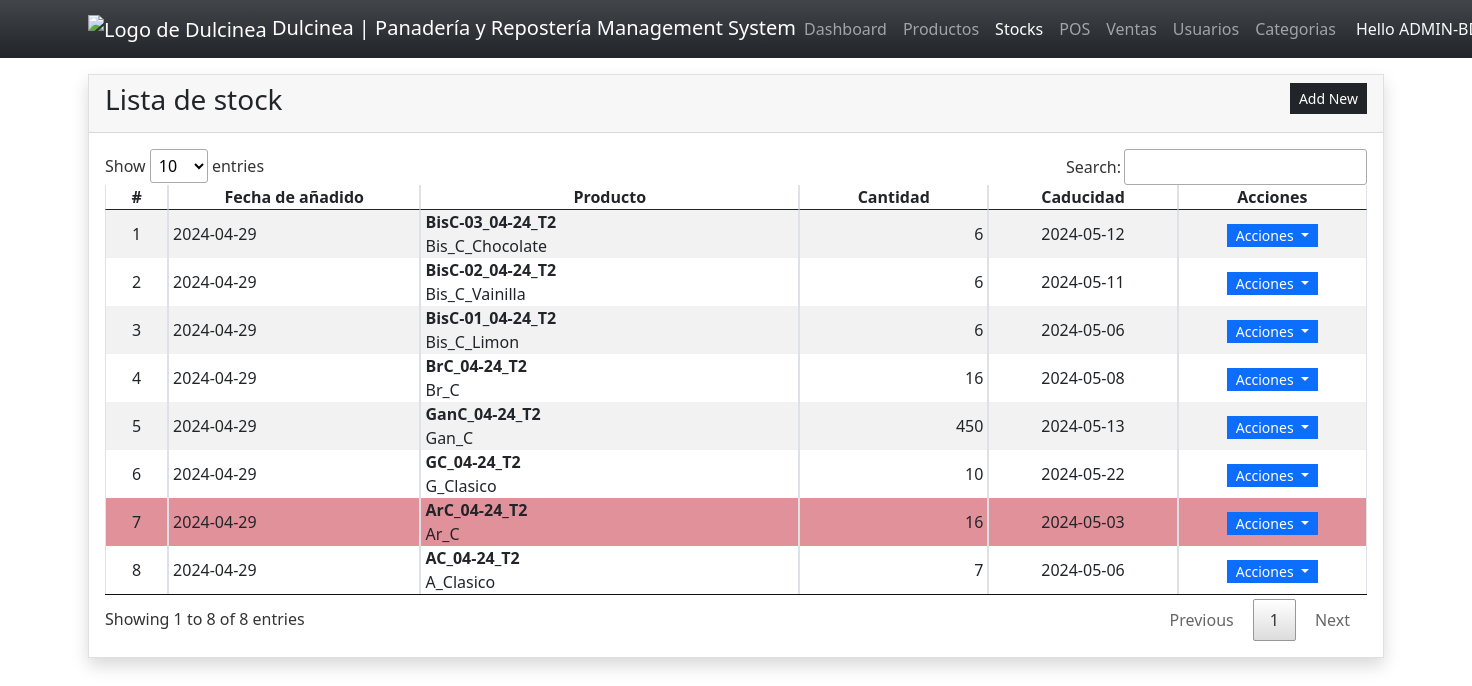
Page /?page=stocks (signed in) on the committed database.
### tables this page shows
CREATE TABLE `stock_list` (
  `stock_id` int(30) NOT NULL,
  `product_id` int(30) NOT NULL,
  `quantity` double NOT NULL DEFAULT 0,
  `expiry_date` datetime NOT NULL,
  `date_added` timestamp NOT NULL DEFAULT current_timestamp()
);

CREATE TABLE `product_list` (
  `product_id` int(30) NOT NULL,
  `product_code` text NOT NULL,
  `category_id` int(30) NOT NULL,
  `name` text NOT NULL,
  `description` text NOT NULL,
  `price` double NOT NULL DEFAULT 0,
  `alert_restock` double NOT NULL DEFAULT 0,
  `status` tinyint(1) NOT NULL DEFAULT 1,
  `delete_flag` tinyint(1) NOT NULL DEFAULT 0,
  `date_created` datetime NOT NULL DEFAULT current_timestamp(),
  `date_updated` datetime DEFAULT NULL ON UPDATE current_timestamp()
);

### DBConnection.php (called while the page is built, shortened)
<?php
function format_num($number = '', $decimal = '') {
    if (is_numeric($number)) {
        $ex = explode(".", $number);
        $dec_len = isset($ex[1]) ? strlen($ex[1]) : 0;
        if (!empty($decimal) || is_numeric($decimal)) {
            return number_format($number, $decimal);
        } else {
            return number_format($number, $dec_len);
        }
    } else {
        return 'Entrada invalida.';
    }
}

### stocks.php (the view, shortened to what this page needs)
<div class="card rounded-0 shadow">
    <div class="card-header d-flex justify-content-between">
        <h3 class="card-title">Lista de stock</h3>
        <div class="card-tools align-middle">
            <button class="btn btn-dark btn-sm py-1 rounded-0" type="button" id="create_new">Add New</button>
        </div>
    </div>
    <div class="card-body">
        <table class="table table-hover table-striped table-bordered">
            <colgroup>
                <col width="5%">
                <col width="20%">
                <col width="30%">
                <col width="15%">
                <col width="15%">
                <col width="15%">
            </colgroup>
            <thead>
                <tr>
                    <th class="text-center p-0">#</th>
                    <th class="text-center p-0">Fecha de añadido</th>
                    <th class="text-center p-0">Producto</th>
                    <th class="text-center p-0">Cantidad</th>
                    <th class="text-center p-0">Caducidad</th>
                    <th class="text-center p-0">Acciones</th>
                </tr>
            </thead>
            <tbody>
                <?php
                $sql = "SELECT s.*,p.name as pname,p.product_code FROM `stock_list` s inner join `product_list` p on s.product_id = p.product_id where p.delete_flag = 0 order by unix_timestamp(s.date_added) desc";
                $qry = $conn->query($sql);
                $i = 1;
                    while($row = $qry->fetch_assoc()):
                ?>
                <tr class="<?php echo strtotime(date("Y-m-d")) > strtotime($row['expiry_date']) ? 'bg-danger bg-opacity-50' : '' ?>">
                    <td class="text-center p-0"><?php echo $i++; ?></td>
                    <td class="py-0 px-1"><?php echo date("Y-m-d",strtotime($row['date_added'])) ?></td>
                    <td class="py-0 px-1">
                        <div class="fs-6 fw-bold truncate-1" title="<?php echo $row['product_code'] ?>"><?php echo $row['product_code'] ?></div>
                        <div class="fs-6 fw-light truncate-1" title="<?php echo $row['pname'] ?>"><?php echo $row['pname'] ?></div>
                    </td>
                    <td class="py-0 px-1 text-end"><?php echo format_num($row['quantity']) ?></td>
                    <td class="py-0 px-1 text-center"><?php echo date("Y-m-d",strtotime($row['expiry_date'])) ?></td>
                    <td class="text-center py-0 px-1">
                        <div class="btn-group" role="group">
                            <button id="btnGroupDrop1" type="button" class="btn btn-primary dropdown-toggle btn-sm rounded-0 py-0" data-bs-toggle="dropdown" aria-expanded="false">
                            Acciones
                            </button>
                        </div>
                    </td>
                </tr>
                <?php endwhile; ?>
            </tbody>
        </table>
    </div>
</div>

### index.php (style rules this page uses)
:root { --bs-success-rgb:71, 222, 152 !important; // Define un color para el éxito }
html, body { height: 100%; // Establece el alto completo width: 100%; // Establece el ancho completo }
@media screen { body { background-image: url('./images/Backgroud_Dulcinea.jpg'); // Imagen de fondo background-size: 50% 50%; // Ajusta la imagen para que se contenga completamente en el área background-repeat: no-repeat; // No repetir la imagen background-position: center center; // Centrar la imagen backdrop-filter: brightness(0.7); // Filtro de brillo } }
.truncate-1 { overflow: hidden; // Oculta el desbordamiento text-overflow: ellipsis; // Muestra puntos suspensivos si el texto es largo display: -webkit-box; // Usa flexbox -webkit-line-clamp: 1; // Limita a una línea -webkit-box-orient: vertical; // Establece la orientación }

### rows in the picture
stock_list: date_added "2024-04-29", product.product_code "BisC-03_04-24_T2", product.name "Bis_C_Chocolate", quantity "6", expiry_date "2024-05-12"
stock_list: date_added "2024-04-29", product.product_code "BisC-02_04-24_T2", product.name "Bis_C_Vainilla", quantity "6", expiry_date "2024-05-11"
stock_list: date_added "2024-04-29", product.product_code "BisC-01_04-24_T2", product.name "Bis_C_Limon", quantity "6", expiry_date "2024-05-06"
stock_list: date_added "2024-04-29", product.product_code "BrC_04-24_T2", product.name "Br_C", quantity "16", expiry_date "2024-05-08"
stock_list: date_added "2024-04-29", product.product_code "GanC_04-24_T2", product.name "Gan_C", quantity "450", expiry_date "2024-05-13"
stock_list: date_added "2024-04-29", product.product_code "GC_04-24_T2", product.name "G_Clasico", quantity "10", expiry_date "2024-05-22"
stock_list: date_added "2024-04-29", product.product_code "ArC_04-24_T2", product.name "Ar_C", quantity "16", expiry_date "2024-05-03"
stock_list: date_added "2024-04-29", product.product_code "AC_04-24_T2", product.name "A_Clasico", quantity "7", expiry_date "2024-05-06"
